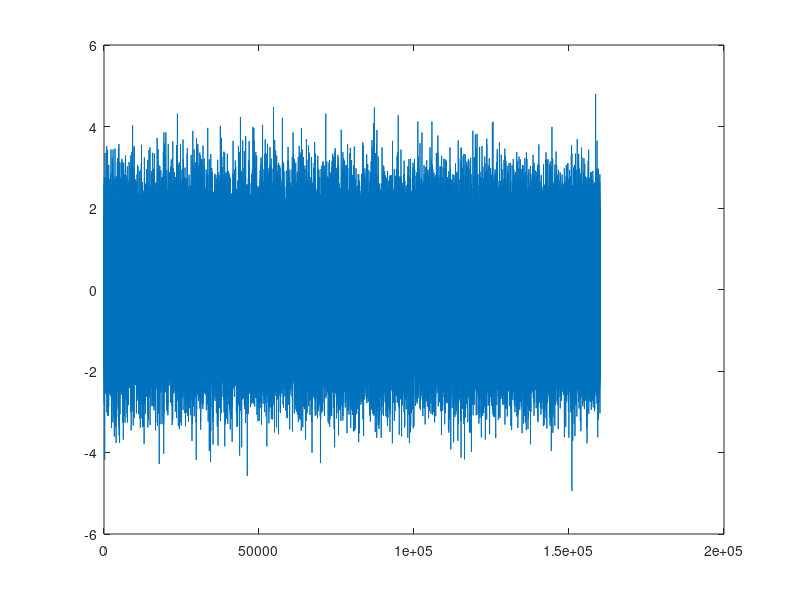
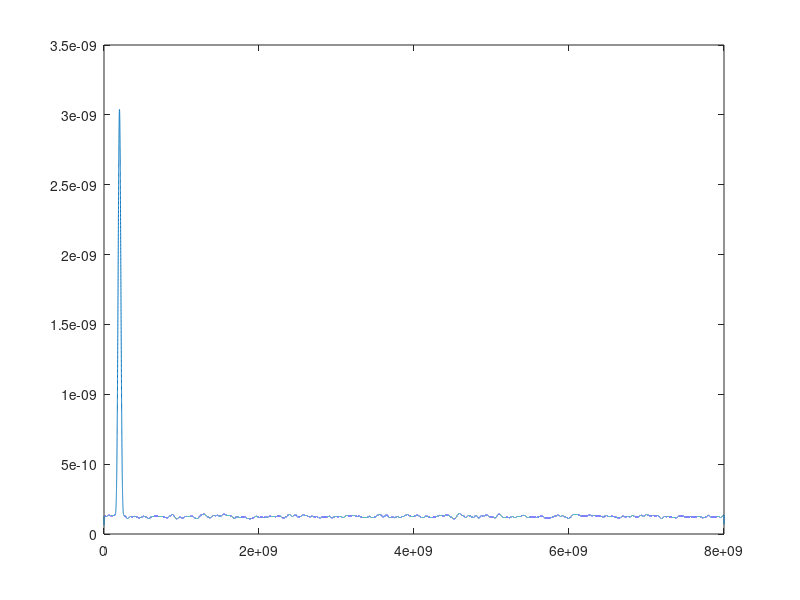

Recreate these plots in MATLAB, in order.
%close all
clear all

%% Parametros del simulador
fs = 16e9; 
Ts = 1/fs;
f0 = 200e6;
T0 = 1/f0;
w0 = 2*pi*f0;
NCYCLES = 2000;
tend = NCYCLES*T0;
t = 0:Ts:tend-Ts;

%% Generar sin
A0 = 0.5;
xsin = A0*sin(w0.*t);

fprintf('Valor de pico: %2.2e \n', A0)
fprintf('Valor RMS: %2.2e, STD: %2.2e \n', A0/sqrt(2), std(xsin))
fprintf('Potencia: %2.2e, VAR: %2.2e \n',A0^2/2, var(xsin))

%% Generar ruido 
sigma = sqrt(1);
L = length(xsin);
noise = sigma.*randn(1,L);
fprintf('Noise STD: %2.2e \n', std(noise))
fprintf('Noise VAR: %2.2e \n', var(noise))

%% Sumo senial y ruido
x = xsin+noise;
fprintf('Total VAR: %2.2e \n', var(x))
% Notar que el ruido es aditivo en potencia
figure
plot(x)

%% Calculo del welch
% TAREA: plotear el welch del seno, del ruido y de la suma
NFFT = 10240*16;
%[Pxx, f] = pwelch(x,hanning(NFFT/2),0, NFFT, fs);
[Pxx, f] = pwelch(x,[],0, NFFT, fs);
figure
plot(f,Pxx)

%% Calculo de la potencia a partir del welch
[~, binref] = max(Pxx);
deltaf = fs/NFFT;
req_int_bw = floor(1e6/deltaf)
integral=sum( Pxx(binref-req_int_bw: binref+req_int_bw) );

potencia = integral*deltaf;

A0_est = sqrt(2*potencia);
fprintf('A0 Estimado: %2.2e, A0 Original: %2.2e \n', A0_est, A0) 




